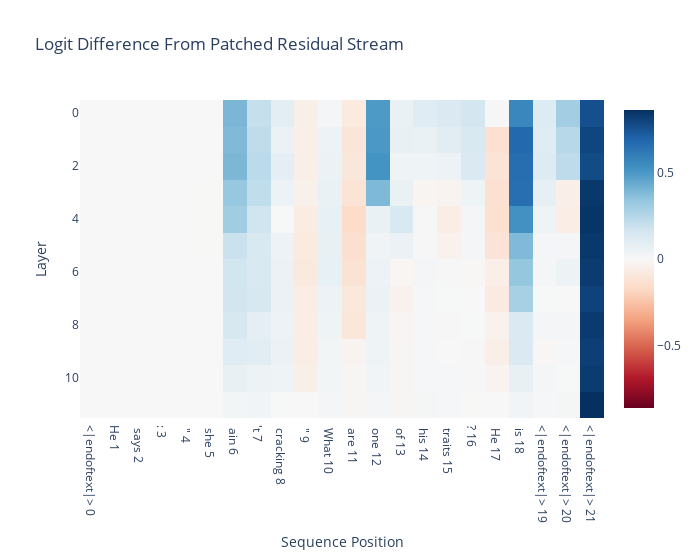

Notebook code cell kept with this figure:
### Code cell
fig = imshow(
    act_patch_resid_pre_own,
    x=labels,
    title="Logit Difference From Patched Residual Stream",
    labels={"x": "Sequence Position", "y": "Layer"},
    width=700,
    return_fig=True,
)
fig.write_html(f"{save_path}resid_patch.html")
fig.show()

### Figure 1 — Plotly figure (JSON) as saved in the notebook; plotly's stock layout.template omitted (floating-point values rounded to 4 significant figures; data arrays with more than 128 entries replaced by an {"elided": "..."} marker saying what was removed)
{"data": [{"coloraxis": "coloraxis", "hovertemplate": "Sequence Position: %{x}<br>Layer: %{y}<br>color: %{z}<extra></extra>", "name": "0", "type": "heatmap", "x": ["<|endoftext|> 0", "He 1", " says 2", ": 3", " \" 4", " she 5", " ain 6", "'t 7", " cracking 8", " \" 9", " What 10", " are 11", " one 12", " of 13", " his 14", " traits 15", "? 16", " He 17", " is 18", "<|endoftext|> 19", "<|endoftext|> 20", "<|endoftext|> 21"], "xaxis": "x", "yaxis": "y", "z": {"elided": "12x22 float values"}}], "layout": {"coloraxis": {"cmid": 0, "colorscale": [[0, "rgb(103,0,31)"], [0.1, "rgb(178,24,43)"], [0.2, "rgb(214,96,77)"], [0.3, "rgb(244,165,130)"], [0.4, "rgb(253,219,199)"], [0.5, "rgb(247,247,247)"], [0.6, "rgb(209,229,240)"], [0.7, "rgb(146,197,222)"], [0.8, "rgb(67,147,195)"], [0.9, "rgb(33,102,172)"], [1, "rgb(5,48,97)"]]}, "title": {"text": "Logit Difference From Patched Residual Stream"}, "width": 700, "xaxis": {"anchor": "y", "constrain": "domain", "domain": [0, 1], "scaleanchor": "y", "title": {"text": "Sequence Position"}}, "yaxis": {"anchor": "x", "autorange": "reversed", "constrain": "domain", "domain": [0, 1], "title": {"text": "Layer"}}}}
